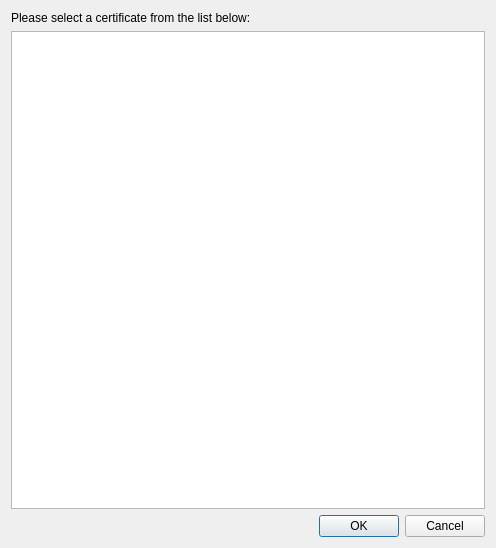
<ui version="4.0" >
 <class>CertificateSelectionWidget</class>
 <widget class="QWidget" name="CertificateSelectionWidget" >
  <property name="geometry" >
   <rect>
    <x>0</x>
    <y>0</y>
    <width>496</width>
    <height>548</height>
   </rect>
  </property>
  <property name="windowTitle" >
   <string>Select a Certificate</string>
  </property>
  <layout class="QVBoxLayout" >
   <item>
    <widget class="QLabel" name="instructionLabel" >
     <property name="text" >
      <string>Please select a certificate from the list below:</string>
     </property>
    </widget>
   </item>
   <item>
    <widget class="QTreeView" name="listView" />
   </item>
   <item>
    <widget class="QDialogButtonBox" name="buttonBox" >
     <property name="orientation" >
      <enum>Qt::Horizontal</enum>
     </property>
     <property name="standardButtons" >
      <set>QDialogButtonBox::Cancel|QDialogButtonBox::NoButton|QDialogButtonBox::Ok</set>
     </property>
    </widget>
   </item>
  </layout>
 </widget>
 <resources/>
 <connections/>
</ui>
